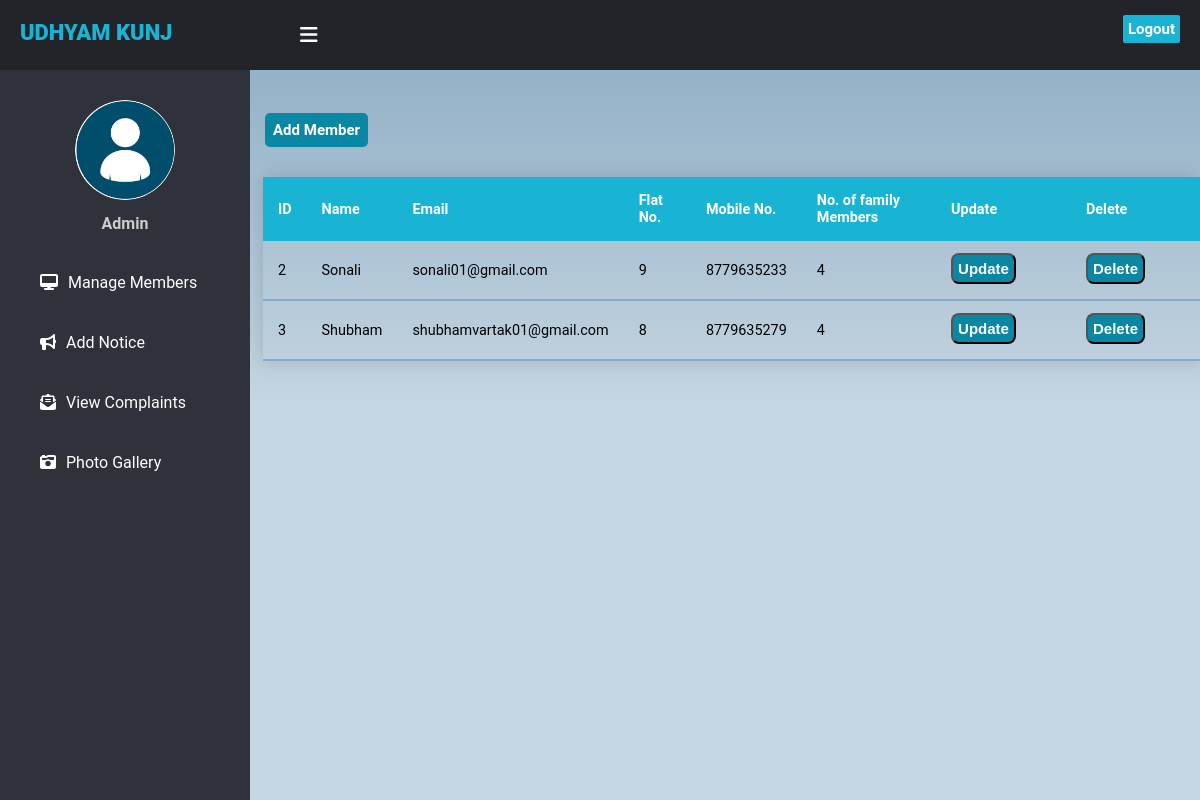
The app's page /managemem.php with its own data.
### tables this page shows
CREATE TABLE `registration` (
  `Id` int(11) NOT NULL,
  `Username` varchar(50) NOT NULL,
  `Email` varchar(50) NOT NULL,
  `Flatno` int(10) NOT NULL,
  `MobileNo` bigint(10) NOT NULL,
  `nno of family members` int(10) NOT NULL,
  `Password` varchar(20) NOT NULL
);

### managemem.php (the view, shortened to what this page needs)
<!DOCTYPE html>
<html lang="en">
<head>
    <link rel="stylesheet" href="dashstyle.css">
</head>
<body>
    <header>
      <label for="check">
        <i class="fas fa-bars" id="sidebar_btn"></i>
      </label>
      <div class="left_area">
        <h3><span>UDHYAM KUNJ</span></h3>
      </div>
      <div class="right_area">
        <a href="logout.php" class="logout_btn">Logout</a>
      </div>
    </header>
    <div class="sidebar">
      <center>
        <img src="Images/admin.jpg" class="profile_image" alt="">
        <h4> Admin </h4>
      </center>
      <a href="managemem.php"class="active"><i class="fas fa-desktop"></i><span>Manage Members</span></a>
      <a href="addnotice.php"><i class="fas fa-bullhorn"></i><span>Add Notice</span></a>
      <a href="viewcomplaints.php" ><i class="fas fa-envelope-open-text"></i><span>View Complaints</span></a>
      <a href="photo.php"><i class="fas fa-camera-retro"></i><span>Photo Gallery</span></a>
    </div>
    <div class="content"><br><br><br><br><br><br>
    <a href="insertuser.php" class="Table_btn1">Add Member</a><br><br>
    <?php
    $connection = mysqli_connect("localhost","root","");
    $query = "Select * from registration";
    $query_run = mysqli_query($connection,$query);
    ?>
    <table class="content-table">
  <thead>
    <tr>
      <th>ID</th>
      <th>Name</th>
      <th>Email</th>
      <th>Flat No.</th>
      <th>Mobile No.</th>
      <th>No. of family Members</th>
      <th>Update</th>
      <th>Delete</th>
    </tr>
  </thead>
  <?php
    if($query_run)
    {
      while($row = mysqli_fetch_array($query_run))
      {
        ?>
    <tbody>
    <tr>
      <td><?php echo $row['Id']; ?> </td>
      <td><?php echo $row['Username']; ?> </td>
      <td><?php echo $row['Email']; ?> </td>
      <td><?php echo $row['Flatno']; ?> </td>
      <td><?php echo $row['MobileNo']; ?> </td>
      <td><?php echo $row['nno of family members']; ?> </td>
      <form action="updateuser.php" method="post">
        <td><input type="submit" name="edit" class="Table_btn" value="Update"> </td>
      </form>
      <form action="deleteuser.php" method="post">
        <td><input type="submit" name="delete" class="Table_btn" value="Delete"> </td>
      </form>
    </tr>
    </tbody>
        <?php
      }
    }
    else
    {
      echo "No Record found";
    }
    ?>
    </table>
    </div>
</body>
</html>

### dashstyle.css (style rules this page uses)
body { margin: 0; padding: 0; font-family: "Roboto", sans-serif; }
header { position:fixed; background: #22242A; padding: 20px; width: 100%; height: 30px; }
.left_area h3 { color: #fff; margin: 0; text-transform: uppercase; font-size: 22px; font-weight: 900; }
.left_area span { color: #19B3D3; }
.logout_btn { padding: 5px; background: #19B3D3; text-decoration: none; float: right; margin-top: -30px; margin-right: 40px; border-radius: 2px; font-size: 15px; font-weight: 600; color: #fff; transition: 0.5s; transition-property: background; }
.sidebar { background: #2f323a; margin-top: 70px; padding-top: 30px; position: fixed; left: 0; width: 250px; height: 100%; transition: 0.5s; transition-property: left; }
.sidebar .profile_image { width: 100px; height: 100px; border-radius: 100px; margin-bottom: 10px; }
.sidebar h4 { color: #ccc; margin-top: 0; margin-bottom: 20px; }
.sidebar a { color: #fff; display: block; width: 100%; line-height: 60px; text-decoration: none; padding-left: 40px; box-sizing: border-box; }
.sidebar i { padding-right: 10px; }
label #sidebar_btn { z-index: 1; color: #fff; position: fixed; cursor: pointer; left: 300px; font-size: 20px; margin: 5px 0; transition: 0.5s; transition-property: color; }
.content { margin-left: 250px; overflow: auto; background: url(img/background.png) no-repeat; background-position: center; background-size: cover; height: 100vh; transition: 0.5s; }

### managemem.php (style rules this page uses)
.content-table { border-collapse: collapse; margin: 25px 0; margin-left: 13px; font-size: 0.9em; min-width: 400px; border-radius: 5px 5px 0 0; box-shadow: 0 0 20px rgba(0, 0, 0, 0.15); }
.content-table thead tr { background-color: #19B3D3; color: #ffffff; text-align: left; font-weight: 900; }
.content-table th, .content-table td { padding: 15px 15px; }
.content-table tbody tr { border-bottom: 1px solid #dddddd; }
.content-table tbody tr:last-of-type { border-bottom: 2px solid #82abc7; }
.Table_btn { padding: 5px; background: #0B87A6; text-decoration: none; float: right; margin-top: -3px; margin-right: 40px; border-radius: 8px; font-size: 15px; font-weight: 600; color: #fff; transition: 0.5s; transition-property: background; }
.Table_btn1 { padding: 8px; background: #0B87A6; text-decoration: none; float: left; margin-top: -1px; margin-left: 15px; margin-right: 40px; border-radius: 5px; font-size: 15px; font-weight: 600; color: #fff; transition: 0.5s; transition-property: background; }

### records on screen
registration: Id "2", Username "Sonali", Email "sonali01@gmail.com", Flatno "9", MobileNo "8779635233", nno of family members "4"
registration: Id "3", Username "Shubham", Email "shubhamvartak01@gmail.com", Flatno "8", MobileNo "8779635279", nno of family members "4"
